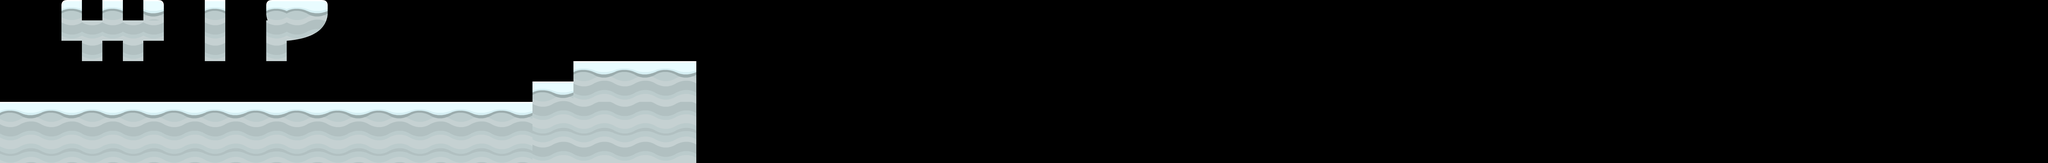

Below is a game level as drawn by its tile map, then a one-line description and the .tmx file that defines it, in full:
An orthogonal 100x8 tile map with 64x64 px tiles, 1 tile layer (Platforms), 2 tilesets and 9 objects.

<map version="1.2" tiledversion="1.3.3" orientation="orthogonal" renderorder="right-down" width="100" height="8" tilewidth="64" tileheight="64" infinite="0" nextlayerid="7" nextobjectid="41">
 <editorsettings>
  <export target="level3.json" format="json" />
 </editorsettings>
 <tileset firstgid="1" name="spritesheet_ground" tilewidth="64" tileheight="64" tilecount="512" columns="16">
  <image source="tiles/spritesheet_ground.png" width="1024" height="2048" />
 </tileset>
 <tileset firstgid="513" name="spritesheet_tiles" tilewidth="64" tileheight="64" tilecount="128" columns="8">
  <image source="tiles/spritesheet_tiles.png" width="512" height="1024" />
 </tileset>
 <layer id="1" name="Platforms" width="100" height="8">
  <data encoding="csv">
0,0,0,263,0,231,0,200,0,0,231,0,0,73,41,42,0,0,0,0,0,0,0,0,0,0,0,0,0,0,0,0,0,0,0,0,0,0,0,0,0,0,0,0,0,0,0,0,0,0,0,0,0,0,0,0,0,0,0,0,0,0,0,0,0,0,0,0,0,0,0,0,0,0,0,0,0,0,0,0,0,0,0,0,0,0,0,0,0,0,0,0,0,0,0,0,0,0,0,0,
0,0,0,215,215,215,215,215,0,0,247,0,0,215,57,58,0,0,0,0,0,0,0,0,0,0,0,0,0,0,0,0,0,0,0,0,0,0,0,0,0,0,0,0,0,0,0,0,0,0,0,0,0,0,0,0,0,0,0,0,0,0,0,0,0,0,0,0,0,0,0,0,0,0,0,0,0,0,0,0,0,0,0,0,0,0,0,0,0,0,0,0,0,0,0,0,0,0,0,0,
0,0,0,0,215,0,215,0,0,0,215,0,0,215,0,0,0,0,0,0,0,0,0,0,0,0,0,0,0,0,0,0,0,0,0,0,0,0,0,0,0,0,0,0,0,0,0,0,0,0,0,0,0,0,0,0,0,0,0,0,0,0,0,0,0,0,0,0,0,0,0,0,0,0,0,0,0,0,0,0,0,0,0,0,0,0,0,0,0,0,0,0,0,0,0,0,0,0,0,0,
0,0,0,0,0,0,0,0,0,0,0,0,0,0,0,0,0,0,0,0,0,0,0,0,0,0,0,0,231,232,231,232,231,232,0,0,0,0,0,0,0,0,0,0,0,0,0,0,0,0,0,0,0,0,0,0,0,0,0,0,0,0,0,0,0,0,0,0,0,0,0,0,0,0,0,0,0,0,0,0,0,0,0,0,0,0,0,0,0,0,0,0,0,0,0,0,0,0,0,0,
0,0,0,0,0,0,0,0,0,0,0,0,0,0,0,0,0,0,0,0,0,0,0,0,0,0,231,232,247,248,247,248,247,248,0,0,0,0,0,0,0,0,0,0,0,0,0,0,0,0,0,0,0,0,0,0,0,0,0,0,0,0,0,0,0,0,0,0,0,0,0,0,0,0,0,0,0,0,0,0,0,0,0,0,0,0,0,0,0,0,0,0,0,0,0,0,0,0,0,0,
231,232,231,232,231,232,231,232,231,232,231,232,231,232,231,232,231,232,231,232,231,232,231,232,231,232,247,248,217,218,217,218,217,218,0,0,0,0,0,0,0,0,0,0,0,0,0,0,0,0,0,0,0,0,0,0,0,0,0,0,0,0,0,0,0,0,0,0,0,0,0,0,0,0,0,0,0,0,0,0,0,0,0,0,0,0,0,0,0,0,0,0,0,0,0,0,0,0,0,0,
247,248,247,248,247,248,247,248,247,248,247,248,247,248,247,248,247,248,247,248,247,248,247,248,247,248,201,202,201,202,201,202,201,202,0,0,0,0,0,0,0,0,0,0,0,0,0,0,0,0,0,0,0,0,0,0,0,0,0,0,0,0,0,0,0,0,0,0,0,0,0,0,0,0,0,0,0,0,0,0,0,0,0,0,0,0,0,0,0,0,0,0,0,0,0,0,0,0,0,0,
201,202,201,202,201,202,201,202,201,202,201,202,201,202,201,202,201,202,201,202,201,202,201,202,201,202,217,218,217,218,217,218,217,218,0,0,0,0,0,0,0,0,0,0,0,0,0,0,0,0,0,0,0,0,0,0,0,0,0,0,0,0,0,0,0,0,0,0,0,0,0,0,0,0,0,0,0,0,0,0,0,0,0,0,0,0,0,0,0,0,0,0,0,0,0,0,0,0,0,0
</data>
 </layer>
 <objectgroup id="2" name="OpenedDoorTop">
  <object id="2" gid="580" x="0" y="256" width="64" height="64" />
 </objectgroup>
 <objectgroup id="3" name="OpenedDoorBottom">
  <object id="1" gid="588" x="0" y="320" width="64" height="64" />
 </objectgroup>
 <objectgroup id="4" name="ClosedDoorTop">
  <object id="3" gid="596" x="12736" y="256" width="64" height="64" />
 </objectgroup>
 <objectgroup id="5" name="ClosedDoorBottom">
  <object id="4" gid="604" x="12736" y="320" width="64" height="64" />
 </objectgroup>
 <objectgroup id="6" name="Obstacles">
  <object id="8" gid="634" x="1920" y="192" width="64" height="64" />
  <object id="35" gid="634" x="1216" y="320" width="64" height="64" />
  <object id="38" gid="634" x="1984" y="192" width="64" height="64" />
  <object id="39" gid="634" x="2048" y="192" width="64" height="64" />
  <object id="40" gid="634" x="2112" y="192" width="64" height="64" />
 </objectgroup>
</map>
